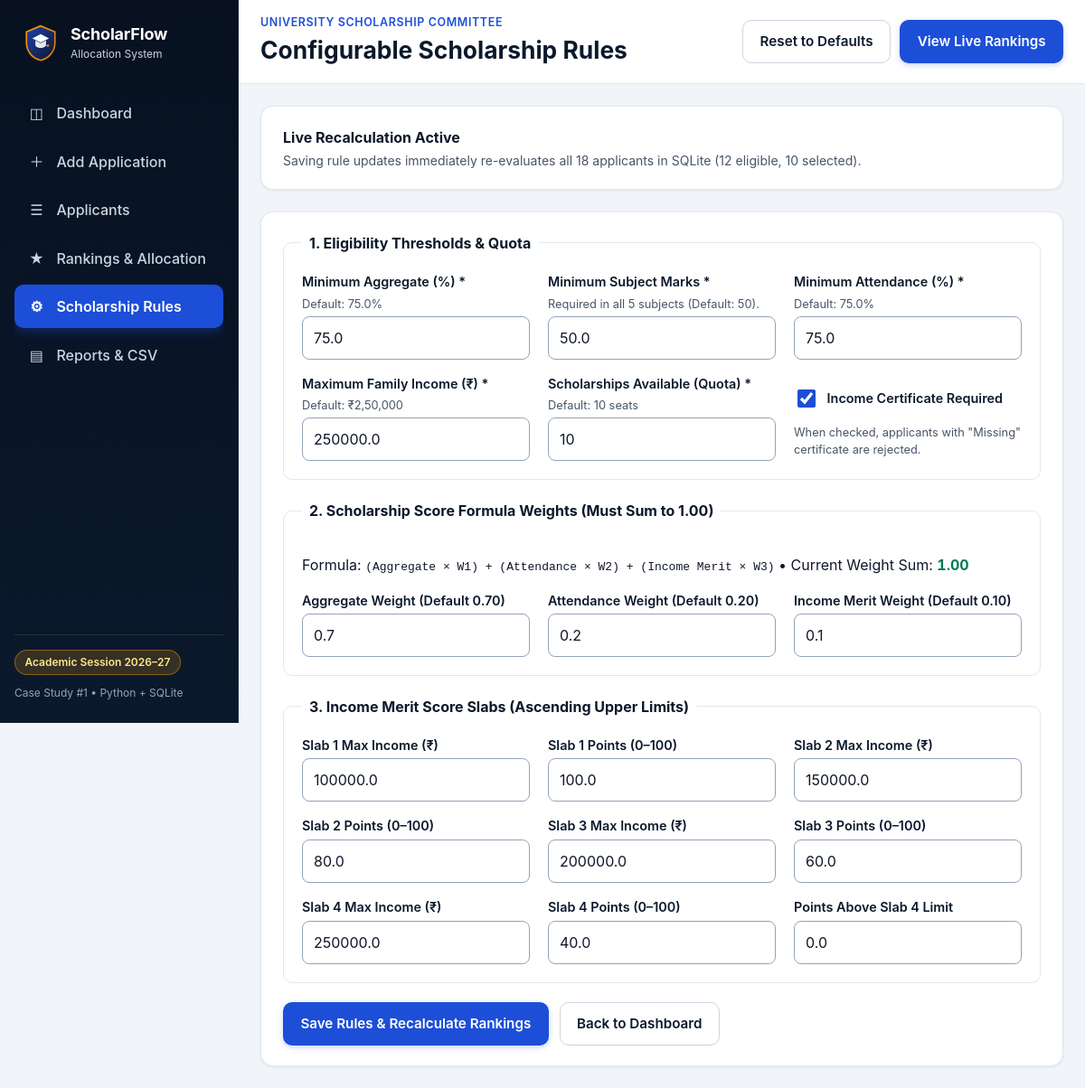
The app's page /rules with its own data.
### tables this page shows
CREATE TABLE scholarship_rules (
                id INTEGER PRIMARY KEY CHECK (id = 1),
                min_aggregate REAL NOT NULL,
                min_subject_marks REAL NOT NULL,
                min_attendance REAL NOT NULL,
                max_family_income REAL NOT NULL,
                income_certificate_required INTEGER NOT NULL,
                scholarship_quota INTEGER NOT NULL,
                weight_aggregate REAL NOT NULL,
                weight_attendance REAL NOT NULL,
                weight_income REAL NOT NULL,
                slab1_limit REAL NOT NULL,
                slab1_points REAL NOT NULL,
                slab2_limit REAL NOT NULL,
                slab2_points REAL NOT NULL,
                slab3_limit REAL NOT NULL,
                slab3_points REAL NOT NULL,
                slab4_limit REAL NOT NULL,
                slab4_points REAL NOT NULL,
                slab_above_points REAL NOT NULL,
                updated_at TEXT DEFAULT CURRENT_TIMESTAMP
            );

### app.py (the view, shortened to what this page needs)
    @app.route("/rules", methods=["GET", "POST"])
    def rules_view():
        db = app.config["DB_PATH"]
        current_rules = get_rules(db)
        form_values = dict(current_rules)
        errors = []
        _, state = get_evaluated_state()
        return render_template(
            "rules.html",
            active_page="rules",
            rules=form_values,
            summary=state["summary"],
            errors=errors,
        )

### database.py (called while the page is built)
def get_connection(db_path=DEFAULT_DB_PATH):
    db_dir = os.path.dirname(db_path)
    if db_dir:
        os.makedirs(db_dir, exist_ok=True)
    conn = sqlite3.connect(db_path)
    conn.row_factory = sqlite3.Row
    return conn

def get_rules(db_path=DEFAULT_DB_PATH):
    conn = get_connection(db_path)
    try:
        row = conn.execute("SELECT * FROM scholarship_rules WHERE id = 1").fetchone()
        return dict(row) if row else dict(DEFAULT_RULES)
    finally:
        conn.close()

def get_all_students(db_path=DEFAULT_DB_PATH):
    conn = get_connection(db_path)
    try:
        rows = conn.execute(
            "SELECT * FROM students ORDER BY application_date DESC, id DESC"
        ).fetchall()
        return [dict(r) for r in rows]
    finally:
        conn.close()

def count_missing_sample_students(db_path=DEFAULT_DB_PATH):
    existing_ids = {s["student_id"].upper() for s in get_all_students(db_path)}
    missing = 0
    for sample in SAMPLE_STUDENTS:
        if sample["student_id"].upper() not in existing_ids:
            missing += 1
    return missing

### scholarship_logic.py (called while the page is built)
def format_inr(amount):
    value = int(round(float(amount)))
    negative = value < 0
    digits = str(abs(value))
    if len(digits) <= 3:
        formatted = digits
    else:
        last_three = digits[-3:]
        remaining = digits[:-3]
        groups = []
        while len(remaining) > 2:
            groups.insert(0, remaining[-2:])
            remaining = remaining[:-2]
        if remaining:
            groups.insert(0, remaining)
        formatted = ",".join(groups) + "," + last_three
    if negative:
        return f"-₹{formatted}"
    return f"₹{formatted}"

def generate_merit_pattern(score, is_eligible):
    if not is_eligible:
        return "☆☆☆☆☆ (Not Eligible)"
    if score >= 90:
        filled_stars = 5
    elif score >= 80:
        filled_stars = 4
    elif score >= 70:
        filled_stars = 3
    elif score >= 60:
        filled_stars = 2
    else:
        filled_stars = 1
    pattern = ""
    index = 0
    while index < 5:
        if index < filled_stars:
            pattern = pattern + "★"
        else:
            pattern = pattern + "☆"
        index = index + 1
    return f"{pattern} (Tier {filled_stars}/5)"

def calculate_academic_totals(marks_list):
    total = 0.0
    for mark in marks_list:
        total = total + float(mark)
    subject_count = len(marks_list)
    aggregate = total / subject_count if subject_count > 0 else 0.0
    return round(total, 2), round(aggregate, 2)

### templates/rules.html (shortened to what this page needs)
{% extends "base.html" %}
{% block page_title %}Configurable Scholarship Rules{% endblock %}
{% block topbar_actions %}
  <form method="POST" action="{{ url_for('rules_view') }}" class="inline-form">
    <button type="submit" class="btn btn-secondary">Reset to Defaults</button>
  </form>
  <a href="{{ url_for('rankings') }}" class="btn btn-primary">View Live Rankings</a>
{% endblock %}
{% block content %}
<div class="rules-summary-banner panel">
  <div>
    <strong>Live Recalculation Active</strong>
    <p class="panel-subtitle">Saving rule updates immediately re-evaluates all {{ summary.total_applicants }} applicants in SQLite ({{ summary.eligible_count }} eligible, {{ summary.scholarships_allocated }} selected).</p>
  </div>
</div>
<form method="POST" action="{{ url_for('rules_view') }}" class="panel application-form" id="rules-config-form">
  <fieldset class="form-section">
    <legend>1. Eligibility Thresholds &amp; Quota</legend>
    <div class="form-grid form-grid-3">
      <div class="field">
        <label for="min_aggregate">Minimum Aggregate (%) <span aria-hidden="true">*</span></label>
        <span id="min_agg-hint" class="hint">Default: 75.0%</span>
        <input type="number" id="min_aggregate" name="min_aggregate" value="{{ rules.min_aggregate }}" required min="0" max="100" step="0.01" aria-describedby="min_agg-hint" data-error="min_agg-err">
      </div>
      <div class="field">
        <label for="min_subject_marks">Minimum Subject Marks <span aria-hidden="true">*</span></label>
        <span id="min_sub-hint" class="hint">Required in all 5 subjects (Default: 50).</span>
        <input type="number" id="min_subject_marks" name="min_subject_marks" value="{{ rules.min_subject_marks }}" required min="0" max="100" step="0.01" aria-describedby="min_sub-hint" data-error="min_sub-err">
      </div>
      <div class="field">
        <label for="min_attendance">Minimum Attendance (%) <span aria-hidden="true">*</span></label>
        <span id="min_att-hint" class="hint">Default: 75.0%</span>
        <input type="number" id="min_attendance" name="min_attendance" value="{{ rules.min_attendance }}" required min="0" max="100" step="0.01" aria-describedby="min_att-hint" data-error="min_att-err">
      </div>
      <div class="field">
        <label for="max_family_income">Maximum Family Income (₹) <span aria-hidden="true">*</span></label>
        <span id="max_inc-hint" class="hint">Default: ₹2,50,000</span>
        <input type="number" id="max_family_income" name="max_family_income" value="{{ rules.max_family_income }}" required min="0" step="1" aria-describedby="max_inc-hint" data-error="max_inc-err">
      </div>
      <div class="field">
        <label for="scholarship_quota">Scholarships Available (Quota) <span aria-hidden="true">*</span></label>
        <span id="quota-hint" class="hint">Default: 10 seats</span>
        <input type="number" id="scholarship_quota" name="scholarship_quota" value="{{ rules.scholarship_quota }}" required min="1" max="1000" step="1" aria-describedby="quota-hint" data-error="quota-err">
      </div>
      <div class="field checkbox-field">
        <label class="checkbox-inline" for="income_certificate_required">
          <input type="checkbox" id="income_certificate_required" name="income_certificate_required" value="1" {% if rules.income_certificate_required|int == 1 or rules.income_certificate_required == '1' %}checked{% endif %}>
          <span>Income Certificate Required</span>
        </label>
        <span class="hint">When checked, applicants with "Missing" certificate are rejected.</span>
      </div>
    </div>
  </fieldset>
  <fieldset class="form-section">
    <legend>2. Scholarship Score Formula Weights (Must Sum to 1.00)</legend>
    <p class="section-lead">Formula: <code>(Aggregate × W1) + (Attendance × W2) + (Income Merit × W3)</code> • Current Weight Sum: <strong id="weight-sum-display" class="tabular">1.00</strong></p>
    <div class="form-grid form-grid-3">
      <div class="field">
        <label for="weight_aggregate">Aggregate Weight (Default 0.70)</label>
        <input type="number" id="weight_aggregate" name="weight_aggregate" class="weight-input" value="{{ rules.weight_aggregate }}" required min="0" max="1" step="0.01">
      </div>
      <div class="field">
        <label for="weight_attendance">Attendance Weight (Default 0.20)</label>
        <input type="number" id="weight_attendance" name="weight_attendance" class="weight-input" value="{{ rules.weight_attendance }}" required min="0" max="1" step="0.01">
      </div>
      <div class="field">
        <label for="weight_income">Income Merit Weight (Default 0.10)</label>
        <input type="number" id="weight_income" name="weight_income" class="weight-input" value="{{ rules.weight_income }}" required min="0" max="1" step="0.01">
      </div>
    </div>
  </fieldset>
  <fieldset class="form-section">
    <legend>3. Income Merit Score Slabs (Ascending Upper Limits)</legend>
    <div class="form-grid">
      <div class="field">
        <label for="slab1_limit">Slab 1 Max Income (₹)</label>
        <input type="number" id="slab1_limit" name="slab1_limit" value="{{ rules.slab1_limit }}" required min="0" step="1">
      </div>
      <div class="field">
        <label for="slab1_points">Slab 1 Points (0–100)</label>
        <input type="number" id="slab1_points" name="slab1_points" value="{{ rules.slab1_points }}" required min="0" max="100" step="0.1">
      </div>
      <div class="field">
        <label for="slab2_limit">Slab 2 Max Income (₹)</label>
        <input type="number" id="slab2_limit" name="slab2_limit" value="{{ rules.slab2_limit }}" required min="0" step="1">
      </div>
      <div class="field">
        <label for="slab2_points">Slab 2 Points (0–100)</label>
        <input type="number" id="slab2_points" name="slab2_points" value="{{ rules.slab2_points }}" required min="0" max="100" step="0.1">
      </div>
      <div class="field">
        <label for="slab3_limit">Slab 3 Max Income (₹)</label>
        <input type="number" id="slab3_limit" name="slab3_limit" value="{{ rules.slab3_limit }}" required min="0" step="1">
      </div>
      <div class="field">
        <label for="slab3_points">Slab 3 Points (0–100)</label>
        <input type="number" id="slab3_points" name="slab3_points" value="{{ rules.slab3_points }}" required min="0" max="100" step="0.1">
      </div>
      <div class="field">
        <label for="slab4_limit">Slab 4 Max Income (₹)</label>
        <input type="number" id="slab4_limit" name="slab4_limit" value="{{ rules.slab4_limit }}" required min="0" step="1">
      </div>
      <div class="field">
        <label for="slab4_points">Slab 4 Points (0–100)</label>
        <input type="number" id="slab4_points" name="slab4_points" value="{{ rules.slab4_points }}" required min="0" max="100" step="0.1">
      </div>
      <div class="field">
        <label for="slab_above_points">Points Above Slab 4 Limit</label>
        <input type="number" id="slab_above_points" name="slab_above_points" value="{{ rules.slab_above_points }}" required min="0" max="100" step="0.1">
      </div>
    </div>
  </fieldset>
  <div class="form-actions">
    <button type="submit" class="btn btn-primary">Save Rules &amp; Recalculate Rankings</button>
    <a href="{{ url_for('dashboard') }}" class="btn btn-secondary">Back to Dashboard</a>
  </div>
</form>
{% endblock %}

### static/css/style.css (style rules this page uses)
:root { --navy-950: #071120; --navy-900: #0b192c; --navy-800: #152a45; --royal-600: #1d4ed8; --royal-700: #1e40af; --royal-50: #eff6ff; --gold-600: #d97706; --gold-500: #f59e0b; --gold-100: #fef3c7; --gold-50: #fffbeb; --bg-page: #f1f5f9; --bg-card: #ffffff; --border-subtle: #e2e8f0; --border-input: #94a3b8; --text-main: #0f172a; --text-muted: #475569; --success-text: #047857; --success-bg: #ecfdf5; --warning-text: #b45309; --warning-bg: #fffbeb; --danger-text: #b91c1c; --danger-bg: #fef2f2; --radius-md: 10px; --radius-lg: 14px; --shadow-sm: 0 1px 3px rgba(15, 23, 42, 0.08); --shadow-md: 0 6px 20px rgba(15, 23, 42, 0.08); --sidebar-width: 264px; }
*, *::before, *::after { box-sizing: border-box; }
html { font-family: "Inter", "Segoe UI", system-ui, -apple-system, sans-serif; line-height: 1.5; color: var(--text-main); background: var(--bg-page); }
body { margin: 0; min-height: 100vh; }
.tabular { font-variant-numeric: tabular-nums; }
.inline-form { display: inline; }
.btn { display: inline-flex; align-items: center; justify-content: center; gap: 0.45rem; min-height: 48px; padding: 0.6rem 1.15rem; border-radius: var(--radius-md); font: inherit; font-size: 0.95rem; font-weight: 600; text-decoration: none; border: 1px solid transparent; cursor: pointer; transition: transform 0.15s ease, box-shadow 0.15s ease, background-color 0.15s ease; }
.btn-primary { background: var(--royal-600); color: #fff; box-shadow: 0 2px 6px rgba(29, 78, 216, 0.25); }
.btn-secondary { background: #ffffff; color: var(--navy-900); border-color: #cbd5e1; }
.panel { background: var(--bg-card); border: 1px solid var(--border-subtle); border-radius: var(--radius-lg); padding: 1.35rem 1.5rem; box-shadow: var(--shadow-sm); }
.panel-subtitle { margin: 0.2rem 0 0; font-size: 0.875rem; color: var(--text-muted); }
.form-section { border: 1px solid var(--border-subtle); border-radius: var(--radius-md); padding: 1.25rem; margin: 0 0 1.35rem; }
.form-section legend { padding-inline: 0.5rem; font-weight: 700; color: var(--navy-900); }
.form-grid { display: grid; grid-template-columns: repeat(auto-fit, minmax(230px, 1fr)); gap: 1rem 1.25rem; }
.field { display: flex; flex-direction: column; align-items: stretch; gap: 0.25rem; }
.field label { font-weight: 600; font-size: 0.9rem; color: var(--navy-900); }
.hint { display: block; font-size: 0.8rem; color: var(--text-muted); }
input[type="text"], input[type="number"], input[type="email"], input[type="tel"], input[type="search"], input[type="date"], select { font: inherit; font-size: max(1rem, 1em); min-height: 48px; padding: 0.6rem 0.75rem; border: 1.5px solid var(--border-input); border-radius: 8px; background: #ffffff; color: var(--text-main); width: 100%; }
.checkbox-field { justify-content: center; }
.checkbox-inline { display: flex; align-items: center; gap: 0.6rem; min-height: 48px; cursor: pointer; }
.checkbox-inline input[type="checkbox"] { inline-size: 20px; block-size: 20px; accent-color: var(--royal-600); }
.form-actions { display: flex; flex-wrap: wrap; gap: 0.75rem; }

### records on screen
scholarship_rules: min_aggregate "75.0", min_subject_marks "50.0", min_attendance "75.0", max_family_income "250000.0", scholarship_quota "10", income_certificate_required "☑", weight_aggregate "0.7", weight_attendance "0.2", weight_income "0.1", slab1_limit "100000.0", slab1_points "100.0", slab2_limit "150000.0", slab2_points "80.0", slab3_limit "200000.0", slab3_points "60.0", slab4_limit "250000.0", slab4_points "40.0", slab_above_points "0.0"

### other values on screen
{{ summary.total_applicants }} "18"
{{ summary.eligible_count }} "12"
{{ summary.scholarships_allocated }} "10"
